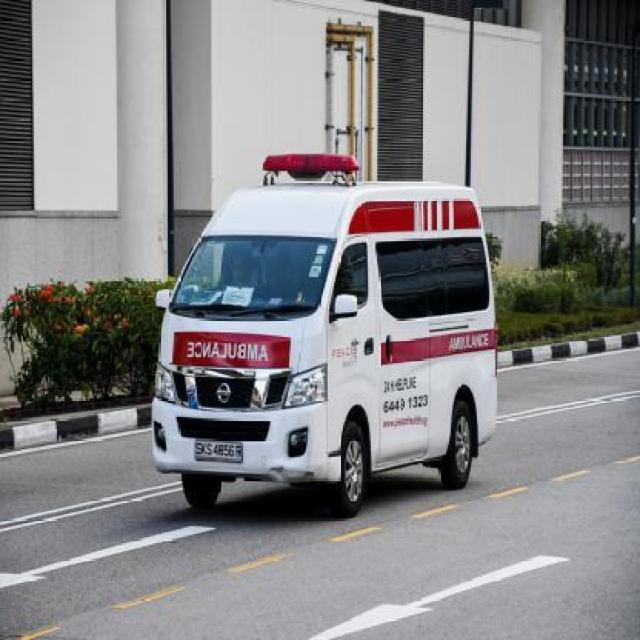
#> input picture ai-traffic-system/Ambulance.v3i.yolov8/test/images/ambulance2-103-_jpg.rf.1def7543fe0ba5feabb28b6884020245.jpg, 640 x 640 px
$ python anpr.py --image ../../Ambulance.v3i.yolov8/test/images/ambulance2-103-_jpg.rf.1def7543fe0ba5feabb28b6884020245.jpg
#> lines starting #> are read from the running program, lines starting #| are printed output that depends on the picture; after the words box and inside, x2 and y2 are one past the last pixel; in counts of white or black regions, pixels touching at a corner belong together
"""
ANPR — Automatic Number Plate Recognition
Standalone module; can also be used as a CLI tool.

Pipeline:
  1. Detect plate region using Haar cascade or YOLOv8 plate model
  2. Pre-process ROI: resize, denoise, threshold
  3. OCR with Tesseract
  4. Post-process: regex clean, format validation

Usage (CLI):
    python anpr.py --image /path/to/frame.jpg
    python anpr.py --video /path/to/clip.mp4
"""

import argparse
import re
import logging
from pathlib import Path
from typing import Optional, List, Tuple

import cv2
import numpy as np

logger = logging.getLogger(__name__)

# Haar cascade for licence plates (ships with OpenCV)
_CASCADE_PATH = cv2.data.haarcascades + "haarcascade_russian_plate_number.xml"
_plate_cascade = cv2.CascadeClassifier(_CASCADE_PATH)

# Indian plate regex patterns
_PLATE_PATTERNS = [
    re.compile(r"[A-Z]{2}[-\s]?\d{2}[-\s]?[A-Z]{1,2}[-\s]?\d{4}"),  # KA-05-MK-4822
    re.compile(r"[A-Z]{2}\d{2}[A-Z]{2}\d{4}"),                        # KA05MK4822 (no sep)
]


# ── Pre-processing helpers ──────────────────────────────────────

def _upscale(img: np.ndarray, factor: int = 3) -> np.ndarray:
    return cv2.resize(img, None, fx=factor, fy=factor, interpolation=cv2.INTER_CUBIC)


def _grayscale(img: np.ndarray) -> np.ndarray:
    return cv2.cvtColor(img, cv2.COLOR_BGR2GRAY) if len(img.shape) == 3 else img


def _denoise(gray: np.ndarray) -> np.ndarray:
    return cv2.GaussianBlur(gray, (3, 3), 0)


def _threshold(gray: np.ndarray) -> np.ndarray:
    _, thresh = cv2.threshold(gray, 0, 255, cv2.THRESH_BINARY + cv2.THRESH_OTSU)
    return thresh


def _deskew(img: np.ndarray) -> np.ndarray:
    """Correct small rotation using Hough lines."""
    edges = cv2.Canny(img, 50, 150)
    lines = cv2.HoughLinesP(edges, 1, np.pi / 180, 50, minLineLength=50, maxLineGap=10)
    if lines is None:
        return img
    angles = []
    for line in lines:
        x1, y1, x2, y2 = line[0]
        if x2 - x1 != 0:
            angles.append(np.degrees(np.arctan2(y2 - y1, x2 - x1)))
    if not angles:
        return img
    median_angle = np.median(angles)
    if abs(median_angle) > 15:   # too skewed — skip
        return img
    h, w = img.shape[:2]
    center = (w // 2, h // 2)
    M = cv2.getRotationMatrix2D(center, median_angle, 1.0)
    return cv2.warpAffine(img, M, (w, h), flags=cv2.INTER_LINEAR, borderMode=cv2.BORDER_REPLICATE)


def preprocess_plate_roi(roi: np.ndarray) -> np.ndarray:
    """Full preprocessing pipeline for a plate ROI."""
    gray  = _grayscale(roi)
    large = _upscale(gray, factor=3)
    noisy = _denoise(large)
    skew  = _deskew(noisy)
    return _threshold(skew)


# ── Plate detection ─────────────────────────────────────────────

def detect_plate_regions(frame: np.ndarray) -> List[Tuple[int,int,int,int]]:
    """
    Find candidate plate bounding boxes in a full frame.
    Returns list of (x, y, w, h) tuples.
    """
    gray = _grayscale(frame)
    plates = _plate_cascade.detectMultiScale(
        gray,
        scaleFactor=1.1,
        minNeighbors=4,
        minSize=(60, 20),
        maxSize=(400, 120),
    )
    return list(plates) if len(plates) > 0 else []


# ── OCR ─────────────────────────────────────────────────────────

def ocr_plate(roi_processed: np.ndarray) -> str:
    """Run Tesseract OCR on a pre-processed plate image."""
    try:
        import pytesseract
        # PSM 8: single word; PSM 7: single line
        configs = [
            "--psm 8 --oem 3 -c tessedit_char_whitelist=ABCDEFGHIJKLMNOPQRSTUVWXYZ0123456789-",
            "--psm 7 --oem 3 -c tessedit_char_whitelist=ABCDEFGHIJKLMNOPQRSTUVWXYZ0123456789-",
            "--psm 6 --oem 3",
        ]
        best = ""
        for cfg in configs:
            text = pytesseract.image_to_string(roi_processed, config=cfg).strip()
            text = re.sub(r"[^A-Z0-9\-]", "", text.upper())
            if len(text) > len(best):
                best = text
        return best
    except ImportError:
        logger.error("pytesseract not installed: pip install pytesseract")
        return ""
    except Exception as e:
        logger.debug(f"OCR error: {e}")
        return ""


# ── Post-processing ─────────────────────────────────────────────

# [14 lines left out: function validate_indian_plate, not called in this run]


# ── Main detection entry point ──────────────────────────────────

def extract_plate_from_frame(frame: np.ndarray) -> Optional[str]:
    """
    Full ANPR pipeline on a BGR frame.
    Returns validated plate string or None.
    """
    regions = detect_plate_regions(frame)

    candidates = []

    # Try detected regions first
    for (x, y, w, h) in regions:
        roi = frame[y:y+h, x:x+w]
        processed = preprocess_plate_roi(roi)
        text = ocr_plate(processed)
        plate = validate_indian_plate(text)
        if plate:
            candidates.append(plate)

    if candidates:
        return candidates[0]

    # Fallback: OCR on full (small) frame
    processed = preprocess_plate_roi(frame)
    text = ocr_plate(processed)
    return validate_indian_plate(text)


# [28 lines left out: functions extract_plate_from_ambulance_bbox, draw_anpr_result, not called in this run]


# ── CLI ─────────────────────────────────────────────────────────

def _run_on_image(path: str):
    frame = cv2.imread(path)
#> frame is the input picture: shape (640, 640, 3); mean B, G, R 134.4, 132.5, 132.8
    if frame is None:
        print(f"Cannot read image: {path}")
        return
    plate = extract_plate_from_frame(frame)
#> in _grayscale, `return cv2.cvtColor(img, cv2.COLOR_BGR2GRAY) if len(img.shape) == 3 el..`:
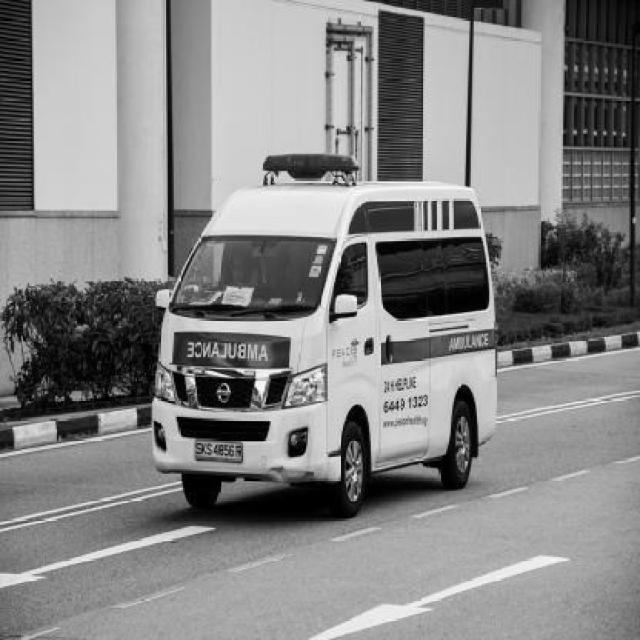
#> returned value: shape (640, 640); min 0, max 255, mean 132.8
#> in detect_plate_regions, `plates = _plate_cascade.detectMultiScale( gray, scaleFactor=1.1, minNe..`: plates = ()
#> in extract_plate_from_frame, `regions = detect_plate_regions(frame)`: regions = []
#> in _deskew, `edges = cv2.Canny(img, 50, 150)`:
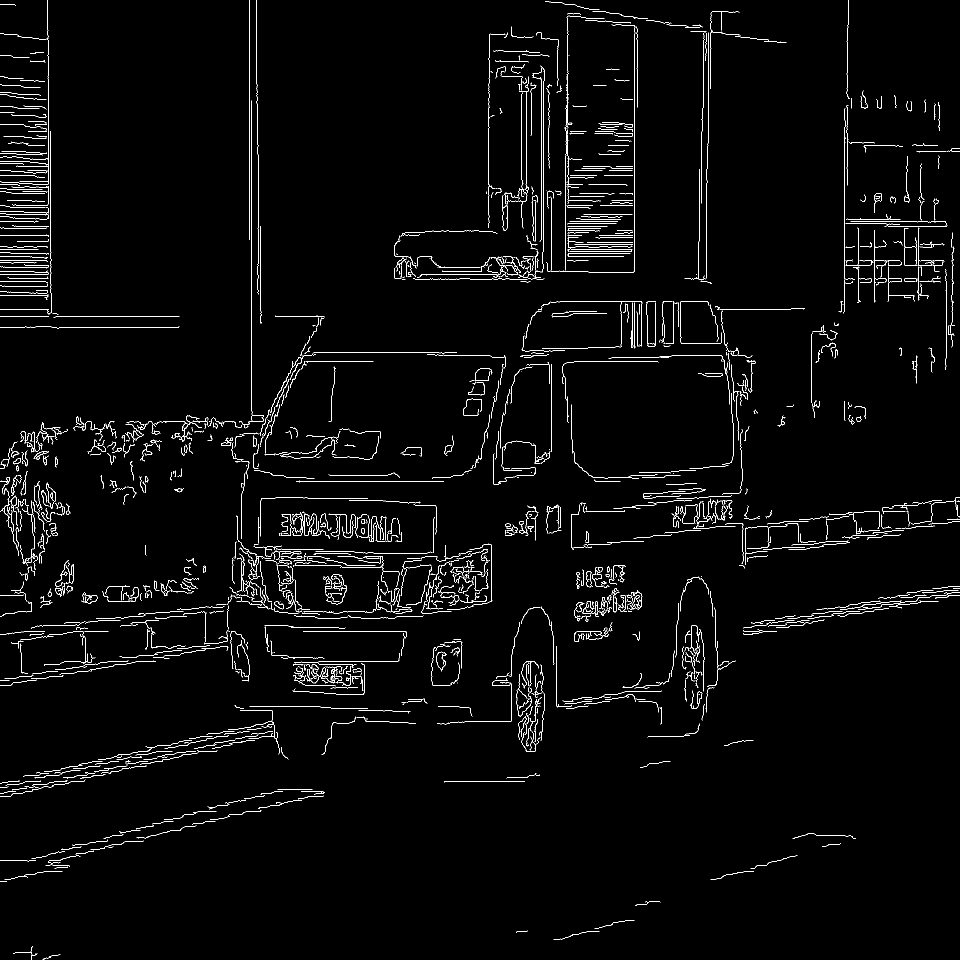
#> edges: shape (1920, 1920) (shown at 1/2 size); 2.3% white in thin lines or dots
#> in _deskew, `lines = cv2.HoughLinesP(edges, 1, np.pi / 180, 50, minLineLength=50, m..`: lines = 296 rows, first 6: [503, 843, 503, 210], [1269, 694, 1269, 603], [96, 437, 96, 61], [498, 431, 498, 0], [1082, 479, 1082, 157], [101, 585, 101, 265]
#> the loop in _deskew, `for line in lines:` made 296 passes
#> after the loop in _deskew, `for line in lines:`: angles = 223 values, max 89.3 at index 117, min -89.2 at index 19, mean -0.479
#> in _deskew, `median_angle = np.median(angles)`: median_angle = 0
#> in _deskew, `M = cv2.getRotationMatrix2D(center, median_angle, 1.0)`: M = [[1, 0, 0], [0, 1, 0]]
#> in _threshold, `_, thresh = cv2.threshold(gray, 0, 255, cv2.THRESH_BINARY + cv2.THRESH..`:
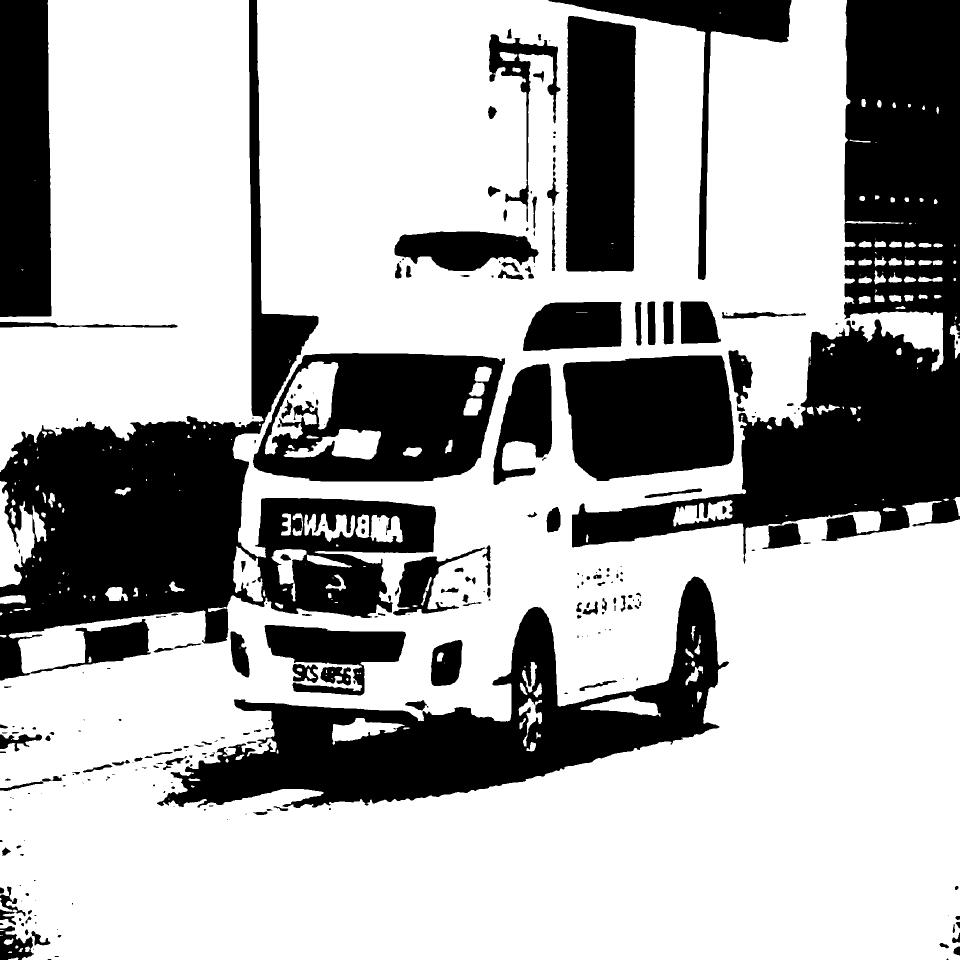
#> thresh: shape (1920, 1920) (shown at 1/2 size); 67.9% white; 291 black regions (114 under 20 px), largest, box (x1, y1, x2, y2) and area: (1144, 0, 1920, 1127) 291849, (0, 0, 872, 1361) 266841, (314, 1153, 1458, 1616) 168335
#> after the loop in ocr_plate, `for cfg in configs:`: best = ''
    print(f"Detected plate: {plate or 'None'}")
    out = draw_anpr_result(frame, plate, detect_plate_regions(frame))
    cv2.imshow("ANPR Result", out)
    cv2.waitKey(0)
    cv2.destroyAllWindows()


# [13 lines left out: function _run_on_video, not called in this run]


if __name__ == "__main__":
    p = argparse.ArgumentParser(description="Standalone ANPR tool")
    p.add_argument("--image", help="Path to image file")
    p.add_argument("--video", help="Path to video file")
    args = p.parse_args()
    if args.image:
        _run_on_image(args.image)
#> (the call stopped at in ocr_plate, `text = pytesseract.image_to_string(roi_processed, config=cfg).strip()`: pytesseract is not available in this run)
    elif args.video:
        _run_on_video(args.video)
    else:
        p.print_help()
